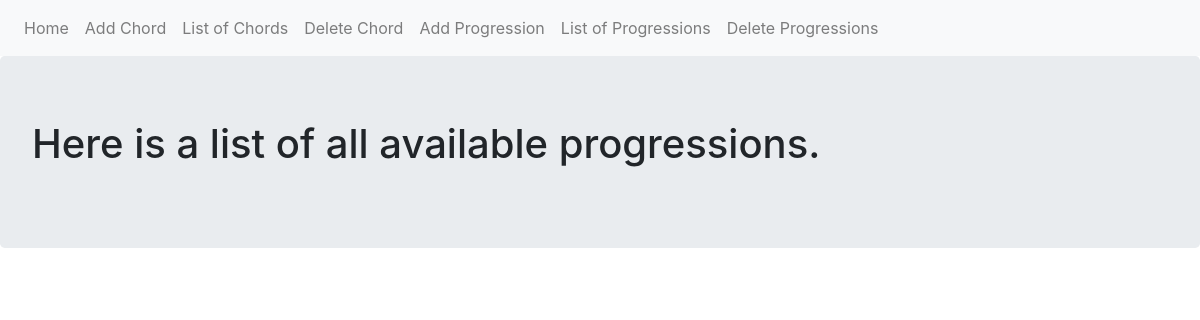
Before: /progressions/list_progressions with the older database file.
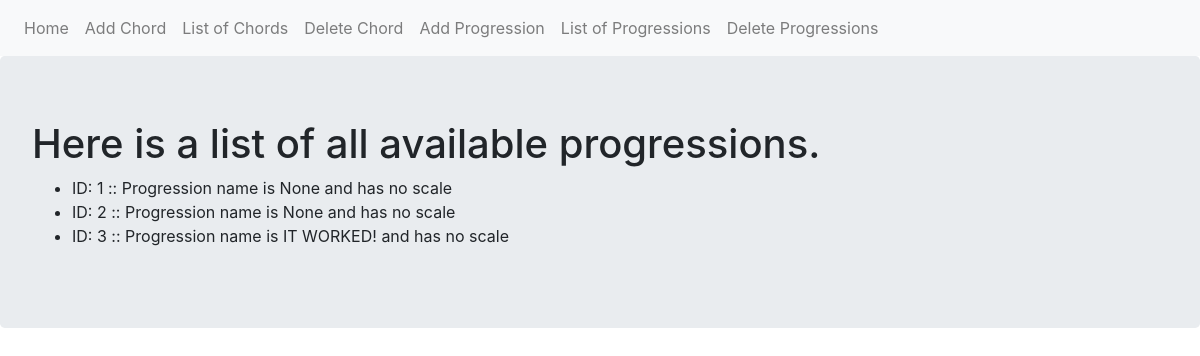
After: the same page with the newer database file.
### myproject/models.py (models this page shows, shortened)
class Progression(db.Model):
        __tablename__ = 'progressions'
        id = db.Column(db.Integer,primary_key = True)
        progression = db.Column(db.Text)
        def __repr__(self):
            return f"Progression name is {self.progression} and has no scale"

### myproject/progressions/views.py (the view)
@progressions_blueprint.route('/list_progressions')
def list():
    progressions = Progression.query.all()
    return render_template('list_progressions.html', progressions=progressions)

### myproject/progressions/templates/progressions/list_progressions.html
{% extends "base.html" %}
{% block content %}
<div class="jumbotron">
  <h1>Here is a list of all available progressions.</h1>
  <ul>
    {% for chord in progressions  %}
    <li>ID: {{chord.id}} :: {{chord}}</li>
    {% endfor %}
  </ul>
</div>
{% endblock %}

### myproject/templates/base.html (shortened to what this page needs)
<!DOCTYPE html>
<html lang="en" dir="ltr">
  <head>
    <link rel="stylesheet" href="https://maxcdn.bootstrapcdn.com/bootstrap/4.0.0/css/bootstrap.min.css">
  </head>
  <body>
    <nav class="navbar navbar-expand-lg navbar-light bg-light">
    <div class="navbar-nav">
      <a class="nav-item nav-link" href="{{ url_for('index') }}">Home</a>
      <a class="nav-item nav-link" href="{{ url_for('chords.add') }}">Add Chord</a>
      <a class="nav-item nav-link" href="{{ url_for('chords.list') }}">List of Chords</a>
      <a class="nav-item nav-link" href="{{ url_for('chords.delete') }}">Delete Chord</a>
      <a class="nav-item nav-link" href="{{ url_for('progressions.add') }}">Add Progression</a>
      <a class="nav-item nav-link" href="{{ url_for('progressions.list') }}">List of Progressions</a>
      <a class="nav-item nav-link" href="{{ url_for('progressions.delete') }}">Delete Progressions</a>
    </div>
</nav>
    {% block content %}
    {% endblock %}
  </body>
</html>

Changed rows visible on the page:
added Progression: id "1", progression "Progression name is None and has no scale"
added Progression: id "2", progression "Progression name is None and has no scale"
added Progression: id "3", progression "Progression name is IT WORKED! and has no scale"
